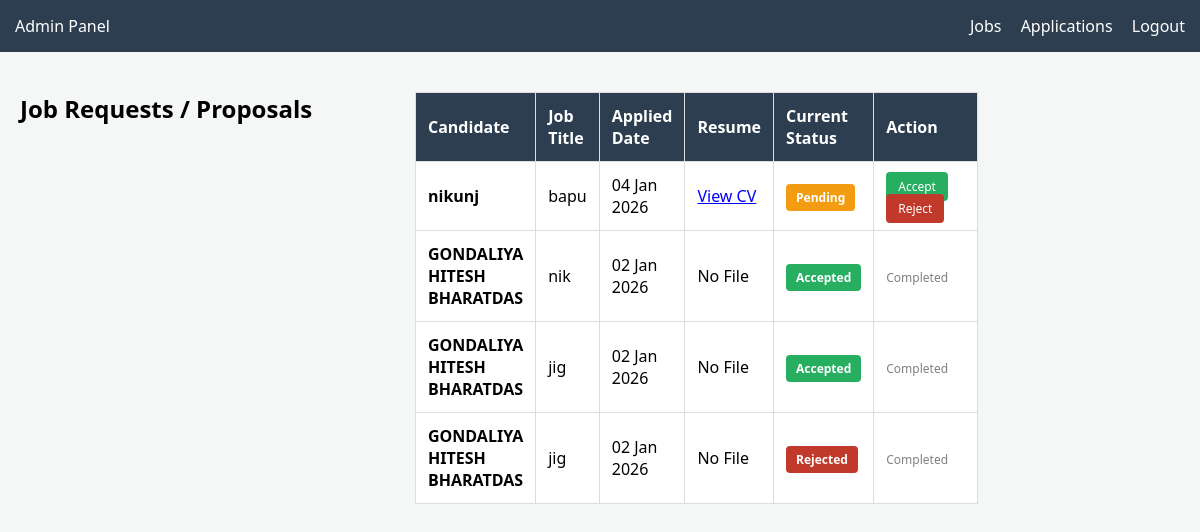
/admin_view_applications.php (signed in), run on the app's committed database.
### tables this page shows
CREATE TABLE `applications` (
  `id` int(11) NOT NULL,
  `job_id` int(11) DEFAULT NULL,
  `user_id` int(11) DEFAULT NULL,
  `applied_at` timestamp NOT NULL DEFAULT current_timestamp(),
  `status` varchar(50) DEFAULT 'Pending'
);

CREATE TABLE `users` (
  `id` int(11) NOT NULL,
  `name` varchar(100) DEFAULT NULL,
  `email` varchar(100) DEFAULT NULL,
  `password` varchar(255) DEFAULT NULL,
  `created_at` timestamp NOT NULL DEFAULT current_timestamp(),
  `phone` varchar(20) DEFAULT NULL,
  `skills` text DEFAULT NULL,
  `experience` varchar(50) DEFAULT NULL,
  `resume` varchar(255) DEFAULT NULL
);

CREATE TABLE `jobs` (
  `id` int(11) NOT NULL,
  `employer_id` int(11) DEFAULT NULL,
  `title` varchar(255) DEFAULT NULL,
  `category` varchar(100) DEFAULT NULL,
  `description` text DEFAULT NULL,
  `location` varchar(100) DEFAULT NULL,
  `salary` varchar(50) DEFAULT NULL,
  `posted_at` timestamp NOT NULL DEFAULT current_timestamp()
);

### admin_view_applications.php (the view, shortened to what this page needs)
<?php
include 'config.php';
?>
<!DOCTYPE html>
<html>
<head>
    <link rel="stylesheet" href="style.css">
</head>
<body>
    <div class="navbar">
        <div class="logo">Admin Panel</div>
        <div class="menu">
            <a href="admin_manage_jobs.php">Jobs</a>
            <a href="admin_view_applications.php">Applications</a>
            <a href="logout.php">Logout</a>
        </div>
    </div>
    <div class="container">
        <h2>Job Requests / Proposals</h2>
        <table>
            <thead>
                <tr>
                    <th>Candidate</th>
                    <th>Job Title</th>
                    <th>Applied Date</th>
                    <th>Resume</th>
                    <th>Current Status</th>
                    <th>Action</th>
                </tr>
            </thead>
            <tbody>
                <?php
                $sql = "SELECT applications.id AS app_id, applications.status, applications.applied_at,
                               users.name, users.resume,
                               jobs.title
                        FROM applications
                        JOIN users ON applications.user_id = users.id
                        JOIN jobs ON applications.job_id = jobs.id
                        ORDER BY applications.applied_at DESC";
                $result = $conn->query($sql);
                if ($result->num_rows > 0) {
                    while($row = $result->fetch_assoc()) {
                        $status_text = $row['status'] ? $row['status'] : 'Pending';
                        $badge_class = strtolower($status_text);
                ?>
                    <tr>
                        <td><strong><?php echo $row['name']; ?></strong></td>
                        <td><?php echo $row['title']; ?></td>
                        <td><?php echo date("d M Y", strtotime($row['applied_at'])); ?></td>
                        <td>
                            <?php if($row['resume']): ?>
                                <a href="uploads/<?php echo $row['resume']; ?>" target="_blank" style="color:blue;">View CV</a>
                            <?php else: ?>
                                No File
                            <?php endif; ?>
                        </td>
                        <td>
                            <span class="badge <?php echo $badge_class; ?>"><?php echo $status_text; ?></span>
                        </td>
                        <td>
                            <?php if($status_text == 'Pending'): ?>
                                <a href="admin_view_applications.php?action=Accepted&id=<?php echo $row['app_id']; ?>"
                                   class="btn-action btn-accept" onclick="return confirm('Accept this candidate?');">
                                   Accept
                                </a>
                                <a href="admin_view_applications.php?action=Rejected&id=<?php echo $row['app_id']; ?>"
                                   class="btn-action btn-reject" onclick="return confirm('Reject this candidate?');">
                                   Reject
                                </a>
                            <?php else: ?>
                                <span style="color:gray; font-size:12px;">Completed</span>
                            <?php endif; ?>
                        </td>
                    </tr>
                <?php
                    }
                } else {
                    echo "<tr><td colspan='6' style='text-align:center;'>No applications found.</td></tr>";
                }
                ?>
            </tbody>
        </table>
    </div>
</body>
</html>

### style.css (style rules this page uses)
body { font-family: 'Segoe UI', Tahoma, Geneva, Verdana, sans-serif; background-color: #f4f7f6; margin: 0; padding: 0; }
.navbar { background-color: #2c3e50; padding: 15px; color: white; display: flex; justify-content: space-between; align-items: center; }
.navbar a { color: white; text-decoration: none; margin-left: 15px; }
.container { max-width: 1200px; margin: 0 auto; padding: 20px; display: flex; flex-wrap: wrap; gap: 20px; justify-content: center; }
.container { max-width: 1200px; margin: 0 auto; padding: 20px; display: grid; grid-template-columns: repeat(auto-fill, minmax(300px, 1fr)); gap: 25px; }

### admin_view_applications.php (style rules this page uses)
table { width: 100%; border-collapse: collapse; background: white; margin-top: 20px; }
th, td { padding: 12px; border: 1px solid #ddd; text-align: left; }
th { background-color: #2c3e50; color: white; }
.badge { padding: 5px 10px; border-radius: 4px; color: white; font-weight: bold; font-size: 12px; }
.pending { background-color: #f39c12; }
.accepted { background-color: #27ae60; }
.rejected { background-color: #c0392b; }
.btn-action { text-decoration: none; padding: 6px 12px; color: white; border-radius: 4px; font-size: 12px; margin-right: 5px; }
.btn-accept { background-color: #27ae60; }
.btn-reject { background-color: #c0392b; }

### data on the page
applications: user.name "nikunj", job.title "bapu", applied_at "04 Jan 2026", status "Pending"
applications: user.name "GONDALIYA HITESH BHARATDAS", job.title "nik", applied_at "02 Jan 2026", shows "No File", status "Accepted", shows "Completed"
applications: user.name "GONDALIYA HITESH BHARATDAS", job.title "jig", applied_at "02 Jan 2026", shows "No File", status "Accepted", shows "Completed"
applications: user.name "GONDALIYA HITESH BHARATDAS", job.title "jig", applied_at "02 Jan 2026", shows "No File", status "Rejected", shows "Completed"
